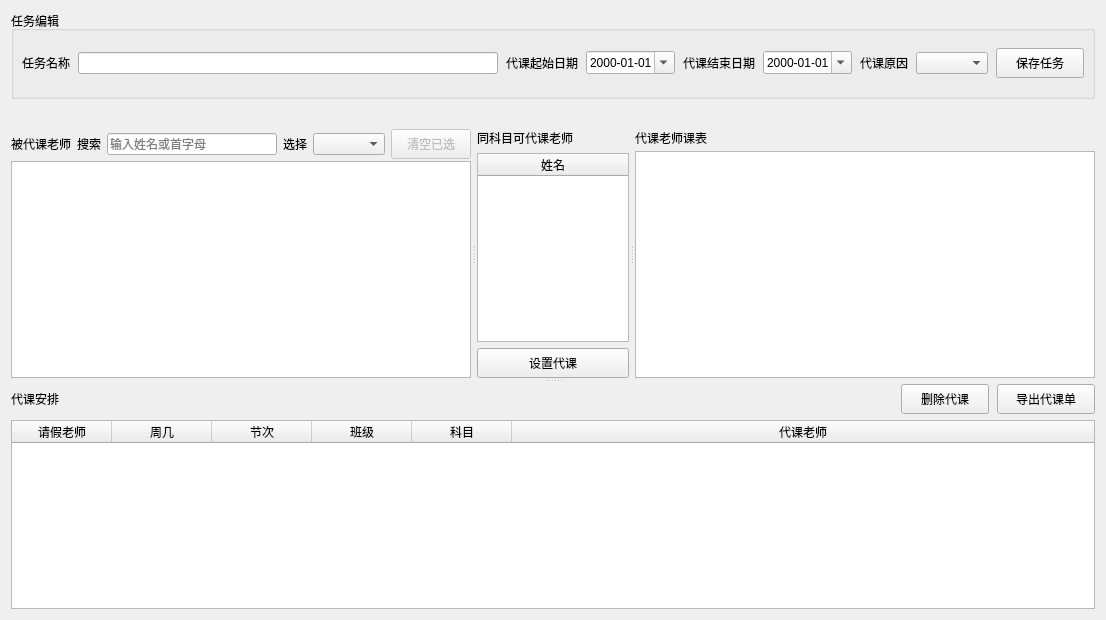
<?xml version="1.0" encoding="UTF-8"?>
<ui version="4.0">
 <class>EditTab</class>
 <widget class="QWidget" name="editTab">
  <layout class="QVBoxLayout" name="mainLayout">
   <property name="spacing">
    <number>8</number>
   </property>
   <item>
    <widget class="QGroupBox" name="taskEditGroup">
     <property name="sizePolicy">
      <sizepolicy hsizetype="Expanding" vsizetype="Maximum">
       <horstretch>0</horstretch>
       <verstretch>0</verstretch>
      </sizepolicy>
     </property>
     <property name="minimumSize">
      <size>
       <width>0</width>
       <height>88</height>
      </size>
     </property>
     <property name="maximumSize">
      <size>
       <width>16777215</width>
       <height>96</height>
      </size>
     </property>
     <property name="title">
      <string>任务编辑</string>
     </property>
     <layout class="QGridLayout" name="taskGridLayout">
      <property name="leftMargin">
       <number>8</number>
      </property>
      <property name="topMargin">
       <number>6</number>
      </property>
      <property name="rightMargin">
       <number>8</number>
      </property>
      <property name="bottomMargin">
       <number>6</number>
      </property>
      <property name="horizontalSpacing">
       <number>8</number>
      </property>
      <property name="verticalSpacing">
       <number>6</number>
      </property>
      <item row="0" column="0">
       <widget class="QLabel" name="taskNameLabel">
        <property name="text">
         <string>任务名称</string>
        </property>
       </widget>
      </item>
      <item row="0" column="1">
       <widget class="QLineEdit" name="taskNameEdit"/>
      </item>
      <item row="0" column="2">
       <widget class="QLabel" name="taskStartDateLabel">
        <property name="text">
         <string>代课起始日期</string>
        </property>
       </widget>
      </item>
      <item row="0" column="3">
       <widget class="QDateEdit" name="taskStartDateEdit">
        <property name="calendarPopup">
         <bool>true</bool>
        </property>
        <property name="displayFormat">
         <string>yyyy-MM-dd</string>
        </property>
       </widget>
      </item>
      <item row="0" column="4">
       <widget class="QLabel" name="taskEndDateLabel">
        <property name="text">
         <string>代课结束日期</string>
        </property>
       </widget>
      </item>
      <item row="0" column="5">
       <widget class="QDateEdit" name="taskEndDateEdit">
        <property name="calendarPopup">
         <bool>true</bool>
        </property>
        <property name="displayFormat">
         <string>yyyy-MM-dd</string>
        </property>
       </widget>
      </item>
      <item row="0" column="6">
       <widget class="QLabel" name="taskReasonLabel">
        <property name="text">
         <string>代课原因</string>
        </property>
       </widget>
      </item>
      <item row="0" column="7">
       <widget class="QComboBox" name="taskReasonCombo"/>
      </item>
      <item row="0" column="8">
       <widget class="QPushButton" name="saveTaskButton">
        <property name="minimumSize">
         <size>
          <width>88</width>
          <height>30</height>
         </size>
        </property>
        <property name="text">
         <string>保存任务</string>
        </property>
       </widget>
      </item>
     </layout>
    </widget>
   </item>
   <item>
    <widget class="QLabel" name="taskSummaryLabel">
     <property name="visible">
      <bool>false</bool>
     </property>
    </widget>
   </item>
   <item>
    <widget class="QSplitter" name="editContentSplitter">
     <property name="childrenCollapsible">
      <bool>false</bool>
     </property>
     <property name="handleWidth">
      <number>6</number>
     </property>
     <property name="orientation">
      <enum>Qt::Vertical</enum>
     </property>
     <widget class="QWidget" name="schedulePanel">
      <layout class="QVBoxLayout" name="schedulePanelLayout">
       <property name="leftMargin">
        <number>0</number>
       </property>
       <property name="topMargin">
        <number>0</number>
       </property>
       <property name="rightMargin">
        <number>0</number>
       </property>
       <property name="bottomMargin">
        <number>0</number>
       </property>
       <property name="spacing">
        <number>0</number>
       </property>
       <item>
        <widget class="QSplitter" name="editScheduleSplitter">
         <property name="childrenCollapsible">
          <bool>false</bool>
         </property>
         <property name="handleWidth">
          <number>6</number>
         </property>
         <property name="orientation">
          <enum>Qt::Horizontal</enum>
         </property>
         <widget class="QWidget" name="absentPanel">
          <property name="minimumSize">
           <size>
            <width>460</width>
            <height>0</height>
           </size>
          </property>
          <layout class="QVBoxLayout" name="absentPanelLayout">
           <property name="leftMargin">
            <number>0</number>
           </property>
           <property name="topMargin">
            <number>0</number>
           </property>
           <property name="rightMargin">
            <number>0</number>
           </property>
           <property name="bottomMargin">
            <number>0</number>
           </property>
           <property name="spacing">
            <number>2</number>
           </property>
           <item>
            <layout class="QHBoxLayout" name="selectorLayout">
             <property name="leftMargin">
              <number>0</number>
             </property>
             <property name="topMargin">
              <number>0</number>
             </property>
             <property name="rightMargin">
              <number>0</number>
             </property>
             <property name="bottomMargin">
              <number>0</number>
             </property>
             <property name="spacing">
              <number>6</number>
             </property>
             <item>
              <widget class="QLabel" name="absentTeacherLabel">
               <property name="text">
                <string>被代课老师</string>
               </property>
              </widget>
             </item>
             <item>
              <widget class="QLabel" name="searchLabel">
               <property name="text">
                <string>搜索</string>
               </property>
              </widget>
             </item>
             <item>
              <widget class="QLineEdit" name="teacherSearchEdit">
               <property name="placeholderText">
                <string>输入姓名或首字母</string>
               </property>
              </widget>
             </item>
             <item>
              <widget class="QLabel" name="teacherSelectLabel">
               <property name="text">
                <string>选择</string>
               </property>
              </widget>
             </item>
             <item>
              <widget class="QComboBox" name="teacherCombo"/>
             </item>
             <item>
              <widget class="QPushButton" name="clearSelectionButton">
               <property name="enabled">
                <bool>false</bool>
               </property>
               <property name="minimumSize">
                <size>
                 <width>74</width>
                 <height>30</height>
                </size>
               </property>
               <property name="text">
                <string>清空已选</string>
               </property>
              </widget>
             </item>
            </layout>
           </item>
           <item>
            <widget class="QTableWidget" name="absentScheduleTable"/>
           </item>
          </layout>
         </widget>
         <widget class="QWidget" name="recommendPanel">
          <property name="minimumSize">
           <size>
            <width>152</width>
            <height>0</height>
           </size>
          </property>
          <property name="maximumSize">
           <size>
            <width>170</width>
            <height>16777215</height>
           </size>
          </property>
          <layout class="QVBoxLayout" name="recommendPanelLayout">
           <property name="leftMargin">
            <number>0</number>
           </property>
           <property name="topMargin">
            <number>0</number>
           </property>
           <property name="rightMargin">
            <number>0</number>
           </property>
           <property name="bottomMargin">
            <number>0</number>
           </property>
           <property name="spacing">
            <number>6</number>
           </property>
           <item>
            <widget class="QLabel" name="recommendTitleLabel">
             <property name="text">
              <string>同科目可代课老师</string>
             </property>
            </widget>
           </item>
           <item>
            <widget class="QTableWidget" name="recommendTable">
             <property name="alternatingRowColors">
              <bool>true</bool>
             </property>
             <property name="editTriggers">
              <set>QAbstractItemView::NoEditTriggers</set>
             </property>
             <property name="selectionMode">
              <enum>QAbstractItemView::SingleSelection</enum>
             </property>
             <property name="selectionBehavior">
              <enum>QAbstractItemView::SelectRows</enum>
             </property>
             <attribute name="horizontalHeaderStretchLastSection">
              <bool>true</bool>
             </attribute>
             <column>
              <property name="text">
               <string>姓名</string>
              </property>
             </column>
            </widget>
           </item>
           <item>
            <widget class="QPushButton" name="assignButton">
             <property name="minimumSize">
              <size>
               <width>84</width>
               <height>30</height>
              </size>
             </property>
             <property name="text">
              <string>设置代课</string>
             </property>
            </widget>
           </item>
          </layout>
         </widget>
         <widget class="QWidget" name="substitutePanel">
          <property name="minimumSize">
           <size>
            <width>460</width>
            <height>0</height>
           </size>
          </property>
          <layout class="QVBoxLayout" name="substitutePanelLayout">
           <property name="leftMargin">
            <number>0</number>
           </property>
           <property name="topMargin">
            <number>0</number>
           </property>
           <property name="rightMargin">
            <number>0</number>
           </property>
           <property name="bottomMargin">
            <number>0</number>
           </property>
           <property name="spacing">
            <number>4</number>
           </property>
           <item>
            <widget class="QLabel" name="substituteTitleLabel">
             <property name="text">
              <string>代课老师课表</string>
             </property>
            </widget>
           </item>
           <item>
            <widget class="QTableWidget" name="subScheduleTable"/>
           </item>
          </layout>
         </widget>
        </widget>
       </item>
      </layout>
     </widget>
     <widget class="QWidget" name="assignmentPanel">
      <layout class="QVBoxLayout" name="assignmentPanelLayout">
       <property name="leftMargin">
        <number>0</number>
       </property>
       <property name="topMargin">
        <number>0</number>
       </property>
       <property name="rightMargin">
        <number>0</number>
       </property>
       <property name="bottomMargin">
        <number>0</number>
       </property>
       <property name="spacing">
        <number>6</number>
       </property>
       <item>
        <layout class="QHBoxLayout" name="assignmentHeaderLayout">
         <property name="leftMargin">
          <number>0</number>
         </property>
         <property name="topMargin">
          <number>0</number>
         </property>
         <property name="rightMargin">
          <number>0</number>
         </property>
         <property name="bottomMargin">
          <number>0</number>
         </property>
         <property name="spacing">
          <number>8</number>
         </property>
         <item>
          <widget class="QLabel" name="assignmentTitleLabel">
           <property name="text">
            <string>代课安排</string>
           </property>
          </widget>
         </item>
         <item>
          <spacer name="assignmentHeaderSpacer">
           <property name="orientation">
            <enum>Qt::Horizontal</enum>
           </property>
           <property name="sizeType">
            <enum>QSizePolicy::Expanding</enum>
           </property>
           <property name="sizeHint" stdset="0">
            <size>
             <width>40</width>
             <height>20</height>
            </size>
           </property>
          </spacer>
         </item>
         <item>
          <widget class="QPushButton" name="deleteAssignmentButton">
           <property name="minimumSize">
            <size>
             <width>88</width>
             <height>30</height>
            </size>
           </property>
           <property name="text">
            <string>删除代课</string>
           </property>
          </widget>
         </item>
         <item>
          <widget class="QPushButton" name="exportAssignmentsButton">
           <property name="minimumSize">
            <size>
             <width>98</width>
             <height>30</height>
            </size>
           </property>
           <property name="text">
            <string>导出代课单</string>
           </property>
          </widget>
         </item>
        </layout>
       </item>
       <item>
        <widget class="QTableWidget" name="assignmentTable">
         <property name="minimumSize">
          <size>
           <width>0</width>
           <height>180</height>
          </size>
         </property>
         <property name="alternatingRowColors">
          <bool>true</bool>
         </property>
         <property name="editTriggers">
          <set>QAbstractItemView::NoEditTriggers</set>
         </property>
         <property name="selectionMode">
          <enum>QAbstractItemView::SingleSelection</enum>
         </property>
         <property name="selectionBehavior">
          <enum>QAbstractItemView::SelectRows</enum>
         </property>
         <attribute name="horizontalHeaderStretchLastSection">
          <bool>true</bool>
         </attribute>
         <column>
          <property name="text">
           <string>请假老师</string>
          </property>
         </column>
         <column>
          <property name="text">
           <string>周几</string>
          </property>
         </column>
         <column>
          <property name="text">
           <string>节次</string>
          </property>
         </column>
         <column>
          <property name="text">
           <string>班级</string>
          </property>
         </column>
         <column>
          <property name="text">
           <string>科目</string>
          </property>
         </column>
         <column>
          <property name="text">
           <string>代课老师</string>
          </property>
         </column>
        </widget>
       </item>
      </layout>
     </widget>
    </widget>
   </item>
  </layout>
 </widget>
 <resources/>
 <connections/>
</ui>
